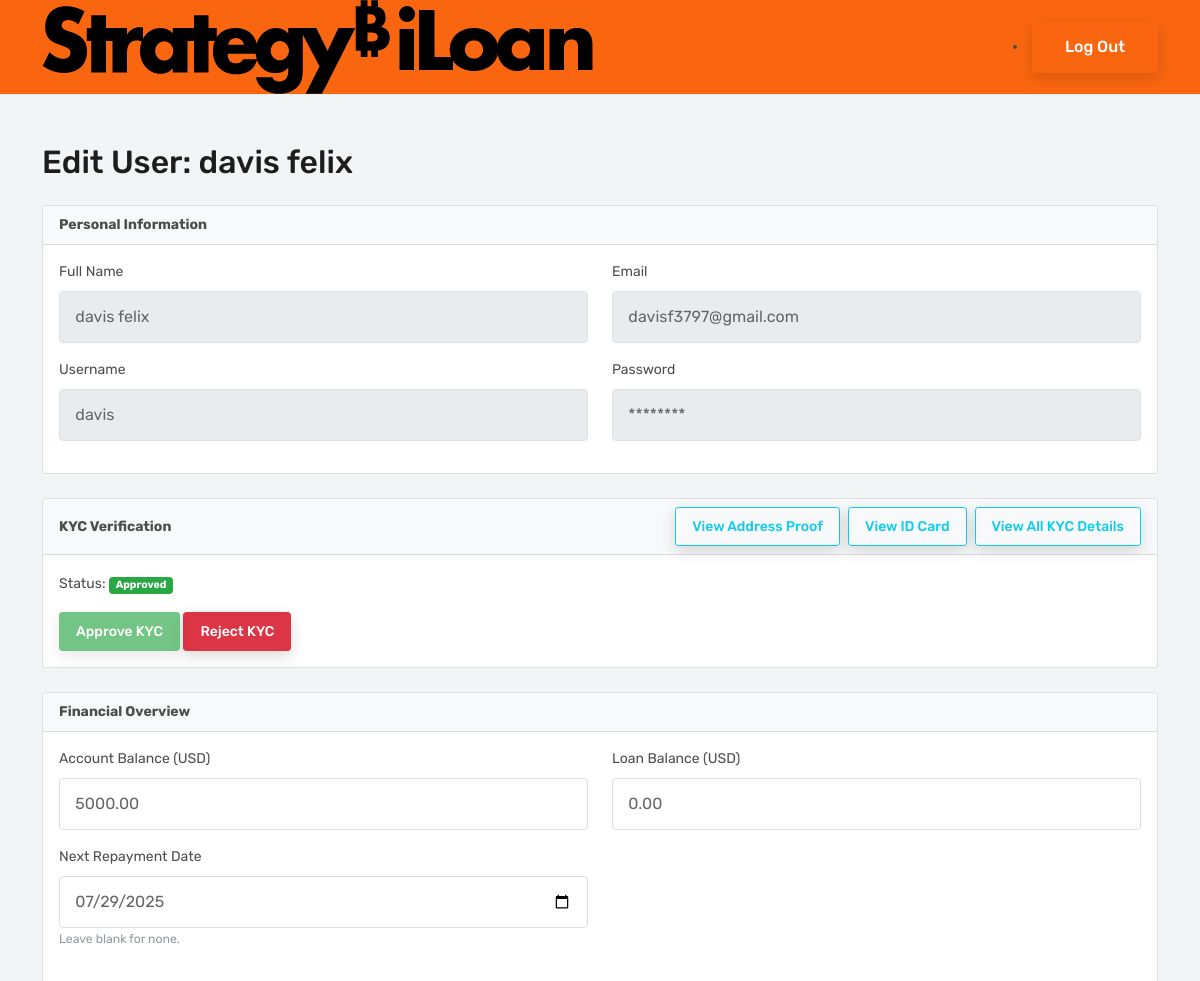
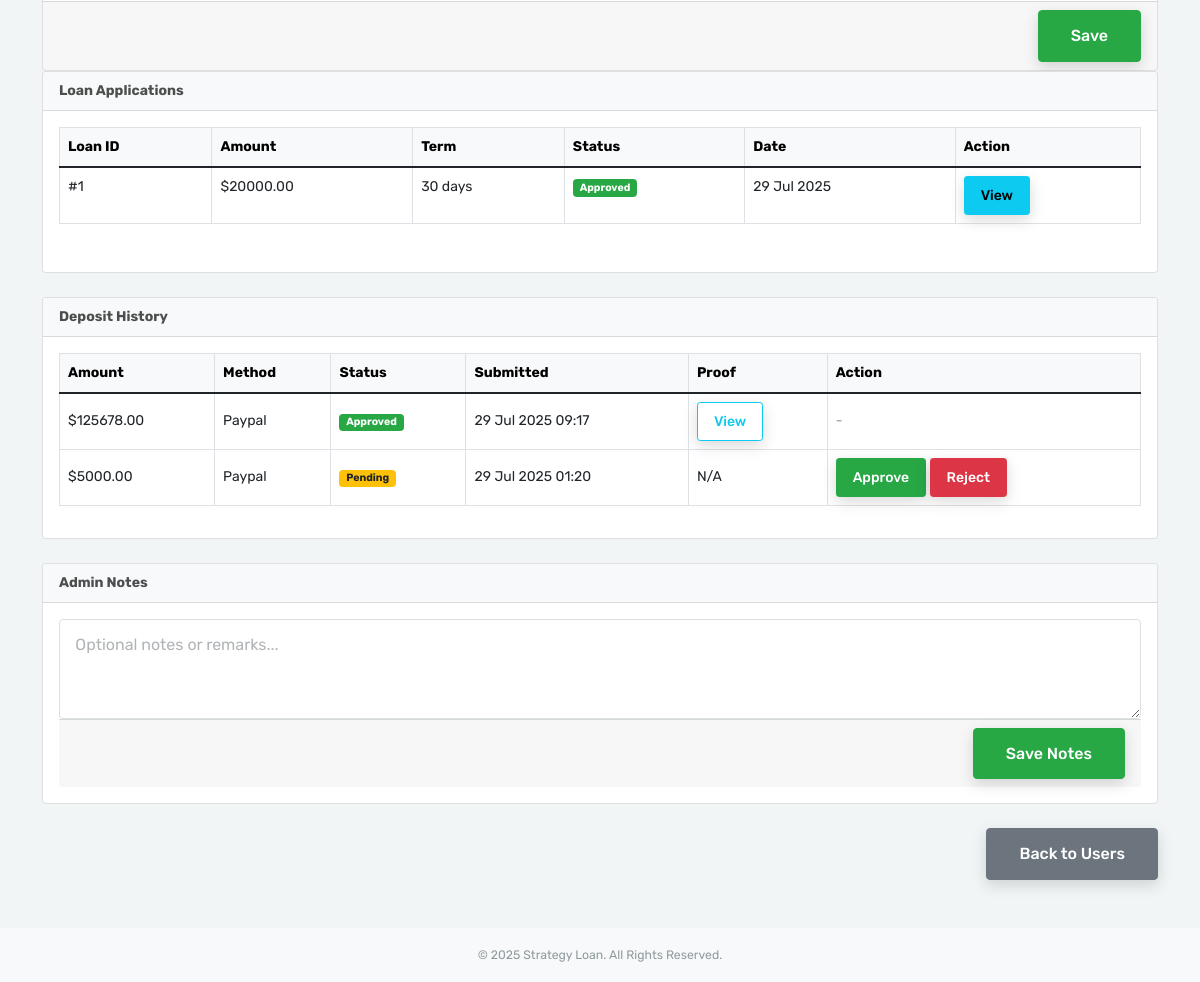
Screenshot of /adminpanel/users/2/edit/ with the database file from the repository (2 pictures, top to bottom).
### user/models.py (models this page shows, shortened)
class UserProfile(models.Model):
    LOAN_STATUS_CHOICES = [
        ('pending', 'Pending'),
        ('active', 'Active'),
        ('closed', 'Closed'),
    ]
    loan_status = models.CharField(max_length=10, choices=LOAN_STATUS_CHOICES, default='pending')
    CURRENCY_CHOICES = [
        ('USD', 'US Dollar'),
        ('EUR', 'Euro'),
        ('GBP', 'Pound Sterling'),
    ]
    CURRENCY_SYMBOLS = {
        'USD': '$',
        'EUR': '€',
        'GBP': '£',
    }
    user = models.OneToOneField(User, on_delete=models.CASCADE)
    balance = models.DecimalField(max_digits=12, decimal_places=2, default=0.00)
    active_loan = models.DecimalField(max_digits=12, decimal_places=2, default=0.00)
    currency = models.CharField(max_length=10, choices=CURRENCY_CHOICES, default='USD')
    country = models.CharField(max_length=50, blank=True, null=True)
    next_repayment = models.DateField(null=True, blank=True)  # or DateTimeField if you want time
    repayment_alert_pending = models.BooleanField(default=False)
    email_verification_token = models.CharField(max_length=64, null=True, blank=True)
    pending_email = models.EmailField(null=True, blank=True)
    twofa_alert_dismissed_until = models.DateTimeField(null=True, blank=True)
    language = models.CharField(max_length=30, default='English (United States)')
    timezone = models.CharField(max_length=50, default='(GMT-06:00) Central America')
    profile_picture = models.ImageField(upload_to='profile_pics/', null=True, blank=True)

class LoanApplication(models.Model):
    user = models.ForeignKey(User, on_delete=models.CASCADE)
    first_name = models.CharField(max_length=100)
    last_name = models.CharField(max_length=100)
    dob = models.DateField()
    country = models.CharField(max_length=100)
    address = models.CharField(max_length=255)
    email = models.EmailField()
    phone = models.CharField(max_length=20)
    taxpayer_id = models.CharField(max_length=100)
    employment_status = models.CharField(max_length=100)
    employer_name = models.CharField(max_length=100)
    job_title = models.CharField(max_length=100)
    monthly_income = models.DecimalField(max_digits=10, decimal_places=2)
    income_source = models.CharField(max_length=100)
    loan_purpose = models.CharField(max_length=100)
    loan_amount = models.DecimalField(max_digits=10, decimal_places=2)
    loan_currency = models.CharField(max_length=10)
    loan_term = models.CharField(max_length=50)
    repayment_plan = models.CharField(max_length=50)
    existing_loan = models.BooleanField(default=False)
    collateral_type = models.CharField(max_length=50)
    collateral_amount = models.DecimalField(max_digits=10, decimal_places=4)
    wallet_address = models.CharField(max_length=200)
    agree_terms = models.BooleanField(default=False)
    confirm_info_accuracy = models.BooleanField(default=False)
    submitted_at = models.DateTimeField(auto_now_add=True)
    STATUS_CHOICES = [
        ('review', 'Under Review'),
        ('approved', 'Approved'),
        ('rejected', 'Rejected'),
    ]
    status = models.CharField(max_length=20, choices=STATUS_CHOICES, default='review')

class DepositTransaction(models.Model):
    STATUS_CHOICES = [
        ('pending', 'Pending'),
        ('approved', 'Approved'),
        ('rejected', 'Rejected'),
    ]
    user = models.ForeignKey(User, on_delete=models.CASCADE)
    method = models.ForeignKey(DepositMethod, on_delete=models.CASCADE)
    amount = models.DecimalField(max_digits=10, decimal_places=2)
    bank_option = models.ForeignKey(BankAccount, on_delete=models.SET_NULL, null=True, blank=True)
    crypto_option = models.ForeignKey(CryptoWallet, on_delete=models.SET_NULL, null=True, blank=True)
    proof = models.FileField(upload_to='deposit_proofs/', null=True, blank=True)
    reference = models.CharField(max_length=20, unique=True)
    status = models.CharField(max_length=10, choices=STATUS_CHOICES, default='pending')
    submitted_at = models.DateTimeField(auto_now_add=True)
    reviewed_at = models.DateTimeField(null=True, blank=True)

### adminpanel/models.py (models this page shows, shortened)
class DepositMethod(models.Model):
    name = models.CharField(max_length=100)
    category = models.CharField(max_length=20, choices=[('bank', 'Bank'), ('crypto', 'Crypto'), ('gateway', 'Gateway')])
    status = models.CharField(max_length=20, choices=[('active', 'Active'), ('inactive', 'Inactive')], default='active')
    slug = models.SlugField(unique=True)
    gateway_details = models.CharField(max_length=255, blank=True, null=True, help_text="For gateway methods (e.g., PayPal email, CashApp tag, etc.)")

### adminpanel/views.py (the view, shortened to what this page needs)
# urls.py: path('users/<int:user_id>/edit/', views.admin_user_edit, name='admin_user_edit'),
def admin_user_edit(request, user_id):
    user = get_object_or_404(User, id=user_id)
    kyc = getattr(user, 'kycsubmission', None)
    profile = getattr(user, 'userprofile', None)
    user_loans = LoanApplication.objects.filter(user=user).order_by('-submitted_at')
    deposits = DepositTransaction.objects.filter(user=user).order_by('-submitted_at')
    repayment_alert = False
    if profile and getattr(profile, "repayment_alert_pending", False):
        repayment_alert = True
        profile.repayment_alert_pending = False
        profile.save()
    return render(request, 'adminpanel/admin-user-edit.html', {
        'user': user,
        'kyc': kyc,
        'profile': profile,
        'user_loans': user_loans,
        'deposits': deposits,
        'repayment_alert': repayment_alert,
    })

### adminpanel/templates/adminpanel/admin-user-edit.html (shortened to what this page needs)
{% extends "adminpanel/base.html" %}
{% load static %}
{% block content %}
<div class="container py-5">
    <h2 class="mb-4">Edit User: {{ user.get_full_name|default:user.username }}</h2>
    <div class="card mb-4">
      <div class="card-header bg-light">
        <strong>Personal Information</strong>
      </div>
      <div class="card-body">
        <div class="row mb-3">
          <div class="col-md-6">
            <label class="form-label">Full Name</label>
            <input type="text" class="form-control" value="{{ user.get_full_name|default:user.username }}" readonly />
          </div>
          <div class="col-md-6">
            <label class="form-label">Email</label>
            <input type="email" class="form-control" value="{{ user.email }}" readonly />
          </div>
        </div>
        <div class="row mb-3">
          <div class="col-md-6">
            <label class="form-label">Username</label>
            <input type="text" class="form-control" value="{{ user.username }}" readonly />
          </div>
          <div class="col-md-6">
            <label class="form-label">Password</label>
            <input type="text" class="form-control" value="********" readonly />
          </div>
        </div>
      </div>
    </div>
    <div class="card mb-4">
      <div class="card-header bg-light d-flex justify-content-between align-items-center">
        <strong>KYC Verification</strong>
        <div class="d-flex gap-2">
          {% if kyc.address_proof %}
            <a href="{{ kyc.address_proof.url }}" target="_blank" class="btn btn-outline-info btn-sm">View Address Proof</a>
          {% endif %}
          {% if kyc.id_document %}
            <a href="{{ kyc.id_document.url }}" target="_blank" class="btn btn-outline-info btn-sm">View ID Card</a>
          {% endif %}
          <button class="btn btn-outline-info btn-sm" data-bs-toggle="modal" data-bs-target="#kycModal">View All KYC Details</button>
        </div>
      </div>
      <div class="card-body">
        <p>Status:
          {% if kyc.status == 'approved' %}
            <span class="badge bg-success">Approved</span>
          {% elif kyc.status == 'pending' %}
            <span class="badge bg-warning text-dark">Pending</span>
          {% elif kyc.status == 'rejected' %}
            <span class="badge bg-danger">Rejected</span>
          {% else %}
            <span class="badge bg-secondary">Not Submitted</span>
          {% endif %}
        </p>
        <div class="d-flex gap-2">
          <form method="post" style="display:inline;">
            <button name="action" value="approve_kyc" class="btn btn-success btn-sm" {% if kyc.status == 'approved' %}disabled{% endif %}>Approve KYC</button>
            <button name="action" value="reject_kyc" class="btn btn-danger btn-sm" {% if kyc.status == 'rejected' %}disabled{% endif %}>Reject KYC</button>
          </form>
        </div>
      </div>
    </div>
    <form method="post" class="mb-4">
      <div class="card">
        <div class="card-header bg-light">
          <strong>Financial Overview</strong>
        </div>
        <div class="card-body">
          <div class="row mb-3">
            <div class="col-md-6">
              <label class="form-label">Account Balance ({{ profile.currency }})</label>
              <input type="number" step="0.01" class="form-control" name="balance" value="{{ profile.balance|default:'0.00' }}" required />
            </div>
            <div class="col-md-6">
              <label class="form-label">Loan Balance ({{ profile.currency }})</label>
              <input type="number" step="0.01" class="form-control" name="active_loan" value="{{ profile.active_loan|default:'0.00' }}" required />
            </div>
          </div>
          <div class="row mb-3">
            <div class="col-md-6">
              <label class="form-label">Next Repayment Date</label>
              <input type="date" class="form-control" name="next_repayment" value="{{ profile.next_repayment|date:'Y-m-d' }}">
              <small class="text-muted">Leave blank for none.</small>
            </div>
          </div>
        </div>
        <div class="card-footer text-end">
          <button class="btn btn-success" name="action" value="save_financials">Save</button>
        </div>
      </div>
    </form>
    <div class="card mb-4">
      <div class="card-header bg-light">
        <strong>Loan Applications</strong>
      </div>
      <div class="card-body">
        <div class="table-responsive mb-3">
          <table class="table table-bordered">
            <thead class="table-light">
              <tr>
                <th>Loan ID</th>
                <th>Amount</th>
                <th>Term</th>
                <th>Status</th>
                <th>Date</th>
                <th>Action</th>
              </tr>
            </thead>
            <tbody>
              {% for loan in user_loans %}
              <tr>
                <td>#{{ loan.id }}</td>
                <td>${{ loan.loan_amount }}</td>
                <td>{{ loan.loan_term }}</td>
                <td>
                  <span class="badge
                    {% if loan.status == 'review' %}bg-info
                    {% elif loan.status == 'approved' %}bg-success
                    {% elif loan.status == 'rejected' %}bg-danger
                    {% else %}bg-secondary{% endif %}">
                    {{ loan.get_status_display }}
                  </span>
                </td>
                <td>{{ loan.submitted_at|date:"d M Y" }}</td>
                <td>
  <button type="button" class="btn btn-info btn-sm" data-bs-toggle="modal" data-bs-target="#loanModal{{ loan.id }}">View</button>
</td>
              </tr>
              {% empty %}
              <tr><td colspan="6" class="text-center">No loan applications found.</td></tr>
              {% endfor %}
            </tbody>
          </table>
        </div>
      </div>
    </div>
    <div class="card mb-4">
      <div class="card-header bg-light">
        <strong>Deposit History</strong>
      </div>
      <div class="card-body">
        <div class="table-responsive">
          <table class="table table-bordered align-middle">
            <thead class="table-light">
              <tr>
                <th>Amount</th>
                <th>Method</th>
                <th>Status</th>
                <th>Submitted</th>
                <th>Proof</th>
                <th>Action</th>
              </tr>
            </thead>
            <tbody>
              {% for deposit in deposits %}
              <tr>
                <td>${{ deposit.amount }}</td>
                <td>{{ deposit.method.name }}</td>
                <td>
                  <span class="badge
                    {% if deposit.status == 'approved' %}bg-success
                    {% elif deposit.status == 'pending' %}bg-warning text-dark
                    {% elif deposit.status == 'rejected' %}bg-danger
                    {% else %}bg-secondary{% endif %}">
                    {{ deposit.get_status_display }}
                  </span>
                </td>
                <td>{{ deposit.submitted_at|date:"d M Y H:i" }}</td>
                <td>
                  {% if deposit.proof %}
                    <a href="{{ deposit.proof.url }}" target="_blank" class="btn btn-sm btn-outline-info">View</a>
                  {% else %}
                    N/A
                  {% endif %}
                </td>
                <td>
                  {% if deposit.status == 'pending' %}
                    <form method="post" style="display:inline;">
                      <button name="action" value="approve_deposit" class="btn btn-success btn-sm">Approve</button>
                      <button name="action" value="reject_deposit" class="btn btn-danger btn-sm">Reject</button>
                    </form>
                  {% else %}
                    <span class="text-muted">-</span>
                  {% endif %}
                </td>
              </tr>
              {% empty %}
              <tr>
                <td colspan="6" class="text-center">No deposits found.</td>
              </tr>
              {% endfor %}
            </tbody>
          </table>
        </div>
      </div>
    </div>
    <div class="card mb-4">
      <div class="card-header bg-light">
        <strong>Admin Notes</strong>
      </div>
      <div class="card-body">
        <form method="post">
          <textarea class="form-control" name="admin_notes" rows="3" placeholder="Optional notes or remarks...">{{ user.admin_notes }}</textarea>
          <div class="card-footer text-end">
            <button class="btn btn-success">Save Notes</button>
          </div>
        </form>
      </div>
    </div>
    <div class="text-end">
      <a href="{% url 'adminpanel:admin_user_list' %}" class="btn btn-secondary">Back to Users</a>
    </div>
</div>
{% endblock %}

### static_dashboard/css/stylesheet.css (style rules this page uses)
body, html { height: 100%; background-color: #000000; }
body { background: #f5f5f5; color: #4c4d4d; font-family: "Rubik", sans-serif; font-size: 14px; line-height: 22px; }
form { padding: 0; margin: 0; display: inline; }
a, a:focus { color: #fa660f; text-decoration: none; -webkit-transition: all 0.2s ease; transition: all 0.2s ease; }
p { line-height: 1.8; }
h1, h2, h3, h4, h5, h6 { color: #1e1d1c; font-family: "Rubik", sans-serif; }
.form-control, .form-select { border-color: #dae1e3; font-size: 16px; color: #656565; }
.form-control:not(.form-control-sm) { padding: .810rem .96rem; height: inherit; }
.btn { padding: .8rem 2rem; font-weight: 500; -webkit-transition: all 0.5s ease; transition: all 0.5s ease; }
.btn-sm { padding: 0.5rem 1rem; }
.btn:not(.btn-link):not(.cancelBtn):not(.applyBtn) { -webkit-box-shadow: 0px 5px 15px rgba(0, 0, 0, 0.15); box-shadow: 0px 5px 15px rgba(0, 0, 0, 0.15); }
.text-muted { color: #8e9a9d !important; }
.btn-secondary { background-color: #6c757d; border-color: #6c757d; }

### rows the page displays
UserProfile: currency "USD", balance "5000.00", active_loan "0.00", next_repayment "07/29/2025"
LoanApplication: id "1", loan_amount "20000.00", loan_term "30 days", status "Approved", submitted_at "29 Jul 2025"
DepositTransaction: amount "125678.00", method.name "Paypal", status "Approved", submitted_at "29 Jul 2025 09:17"
DepositTransaction: amount "5000.00", method.name "Paypal", status "Pending", submitted_at "29 Jul 2025 01:20", proof "N/A"

### other values shown
{{ user.get_full_name|default:user.username }} "davis felix"
